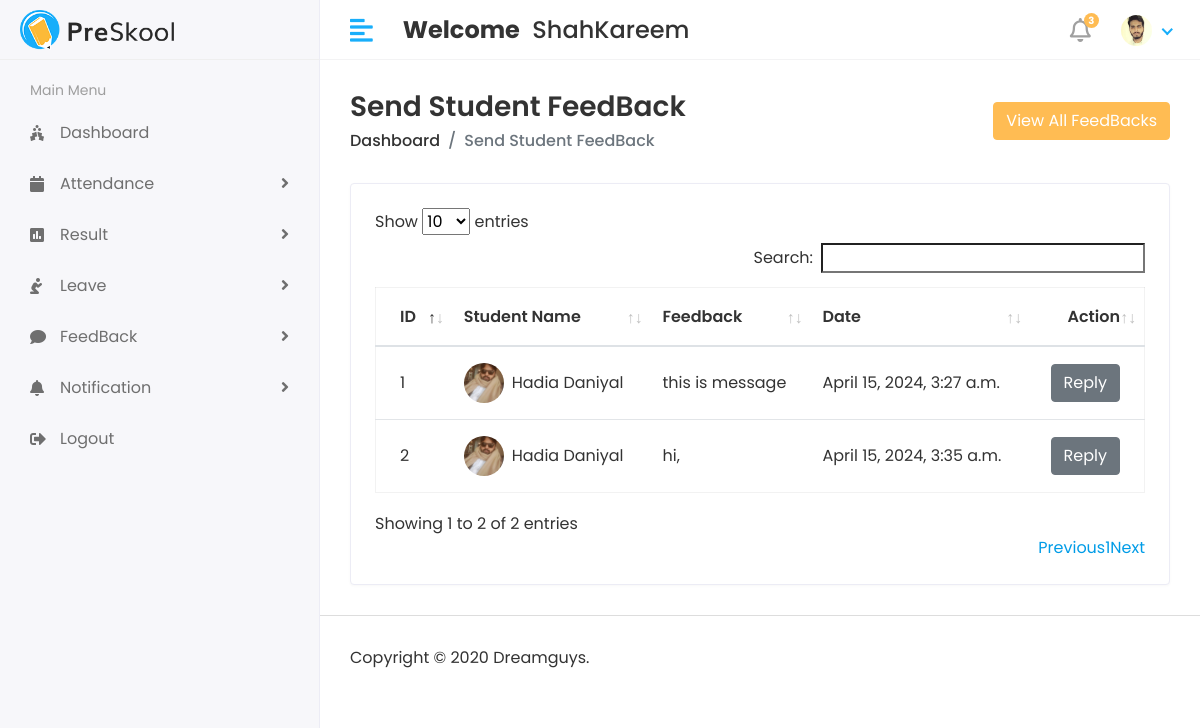
/hod/Student/feedback (signed in), run on the app's committed database.
### SchoolApp/models.py (models this page shows, shortened)
class CustomUser(AbstractUser):
    USER = (
        (1,'HOD'),
        (2, 'STAFF'),
        (3, 'STUDENT')
    )
    user_type = models.CharField(choices=USER, max_length=50, default=1)
    profile_pic = models.ImageField(upload_to='media/profile_pic')

class StudentFeedBack(models.Model):
    student_id = models.ForeignKey(Student, on_delete=models.CASCADE)
    feedback = models.TextField()
    feedback_reply = models.TextField()
    status = models.IntegerField(default=0)
    created_at = models.DateTimeField(auto_now_add=True)
    updated_at = models.DateTimeField(auto_now_add=True)

class Student(models.Model):
    admin = models.OneToOneField(CustomUser, on_delete=models.CASCADE)
    address = models.TextField(verbose_name="Address")
    gender = models.CharField(max_length=255, verbose_name="Gender")
    course_id = models.ForeignKey(Course, on_delete=models.DO_NOTHING, verbose_name="Course")
    session_id = models.ForeignKey(SchoolSession, on_delete=models.DO_NOTHING, verbose_name="Session Year")
    created_at = models.DateTimeField(auto_now_add=True, verbose_name="Created At")
    update_at = models.DateTimeField(auto_now_add=True, verbose_name="Updated At")

### SchoolProject/Hod_views.py (the view)
# urls.py: path('hod/Student/feedback', Hod_views.Student_Feedback, name='studentfeedback'),
@login_required(login_url='/')
def Student_Feedback(request):
    feedback = StudentFeedBack.objects.all()
    feedback_history = StudentFeedBack.objects.all().order_by('-id')[0:5]
    context = {
        'feedback': feedback, 'feedback_history': feedback_history
    }
    return render(request, 'Hod/std_feedback.html', context)

### templates/Hod/std_feedback.html (shortened to what this page needs)
{% extends "base.html" %}
{% block content %}
<div class="content container-fluid">
    <div class="page-header">
      <div class="row align-items-center">
        <div class="col">
          <h3 class="page-title">Send Student FeedBack</h3>
          <ul class="breadcrumb">
            <li class="breadcrumb-item"><a href="">Dashboard</a></li>
            <li class="breadcrumb-item active">Send Student FeedBack</li>
          </ul>
        </div>
        <div class="col-auto text-right float-right ml-auto">
            <button type="button" class="btn btn-primary" data-toggle="modal" data-target="#exampleModalCenter">
                View All FeedBacks
            </button>
        </div>
      </div>
    </div>
    <div class="row">
        <div class="col-sm-12">
          <div class="card card-table">
            <div class="card-body">
              <div class="table-responsive">
                <table id="table_id" class="table table-hover table-center mb-0 ">
                  <thead>
                    <tr>
                      <th>ID</th>
                      <th>Student Name</th>
                      <th>Feedback</th>
                      <th>Date</th>
                      <th class="text-right">Action</th>
                    </tr>
                  </thead>
                  <tbody>
                    {% for fb in feedback %}
                    <tr>
                      <td>{{fb.id}}</td>
                      <td>
                        <h2 class="table-avatar">
                          <a href="student-details.html" class="avatar avatar-sm mr-2">
                            <img class="avatar-img rounded-circle" src="/{{fb.student_id.admin.profile_pic}}" alt="User Image"/></a>
                          <a href="student-details.html">{{fb.student_id.admin.first_name}}&nbsp;{{fb.student_id.admin.last_name}}</a>
                        </h2>
                      </td>
                      <td>{{fb.feedback}}</td>
                      <td>{{fb.created_at}}</td>
                      <td class="text-right">
                        <button type="button" class="btn btn-secondary" data-toggle="modal" data-target="#sendnotificationmodal-{{forloop.counter}}">
                            Reply
                        </button>
                      </td>
                    </tr>
                    {% endfor %}
                  </tbody>
                </table>
              </div>
            </div>
          </div>
        </div>
      </div>
  </div>
{% endblock %}

### templates/includes/header.html (shortened to what this page needs)
{% load static %}
<div class="header">
    <div class="header-left">
       <a href="{% url 'hod_home' %}" class="logo">
       <img src="{% static 'assets/img/logo.png' %}" alt="Logo">
       </a>
    </div>
    <a href="javascript:void(0);" id="toggle_btn">
    <i class="fas fa-align-left"></i>
    </a>
    <div class="top-nav-search mt-3">
       <h4>
         <strong>Welcome</strong>&nbsp;
         <span>{{user.first_name}}{{user.last_name}}</span>&nbsp;
      </h4>
    </div>
    <ul class="nav user-menu">
       <li class="nav-item dropdown noti-dropdown">
          <a href="#" class="dropdown-toggle nav-link" data-toggle="dropdown">
          <i class="far fa-bell"></i> <span class="badge badge-pill">3</span>
          </a>
       </li>
       <li class="nav-item dropdown has-arrow">
          <a href="#" class="dropdown-toggle nav-link" data-toggle="dropdown">
            {% if user.profile_pic == "" %}
            <span class="user-img"><img class="rounded-circle" src="{% static 'assets/img/daniyal.jpg' %}" width="31" alt="Ryan Taylor"></span>
            {% else %}
            <span class="user-img"><img class="rounded-circle" src="/{{user.profile_pic}}" width="31" alt="Ryan Taylor"></span>
            {% endif %}
         </a>
       </li>
    </ul>
 </div>

### data on the page
CustomUser: first_name "Shah", last_name "Kareem", profile_pic (picture)
StudentFeedBack: id "1", student_id.admin.profile_pic (picture), student_id.admin.first_name "Hadia", student_id.admin.last_name "Daniyal", feedback "this is message", created_at "April 15, 2024, 3:27 a.m."
StudentFeedBack: id "2", student_id.admin.profile_pic (picture), student_id.admin.first_name "Hadia", student_id.admin.last_name "Daniyal", feedback "hi,", created_at "April 15, 2024, 3:35 a.m."
